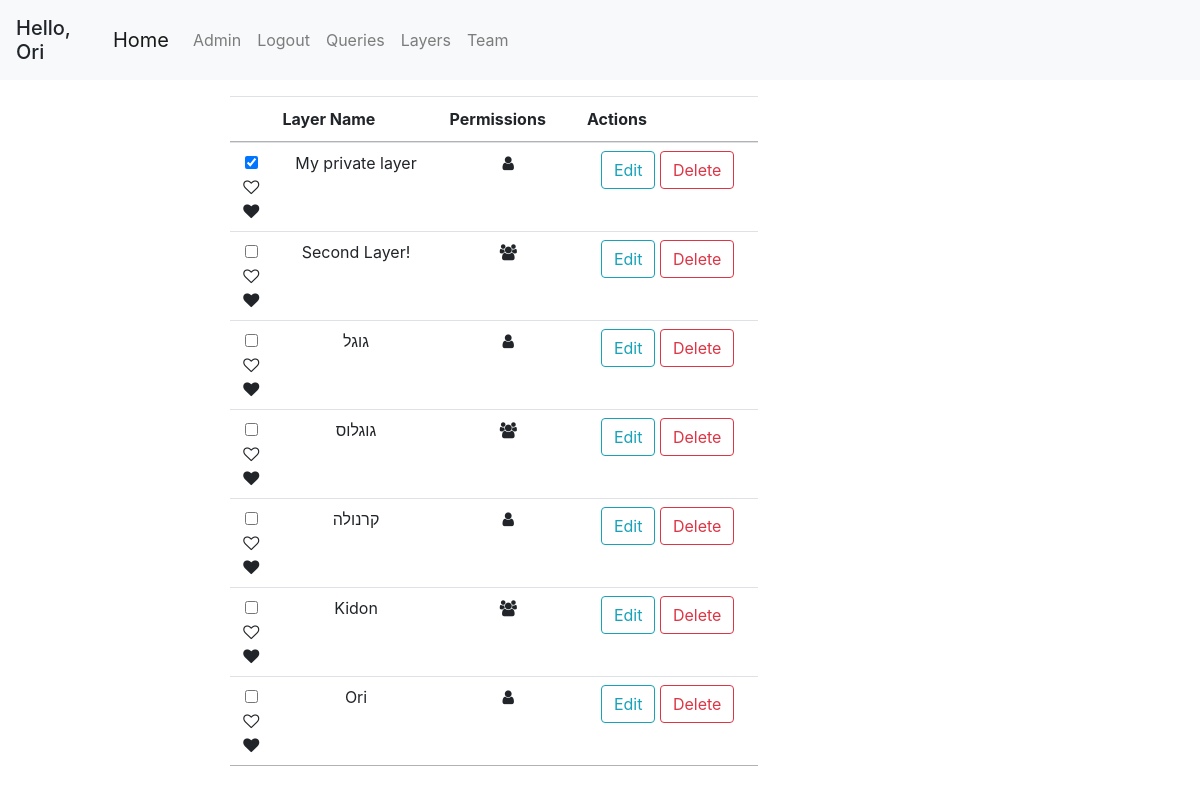
Page /layers (signed in) on the committed database.
### geoportal/models.py (models this page shows, shortened)
class User(db.Model, UserMixin):
    id = db.Column(db.Integer, primary_key=True)
    username = db.Column(db.String(20), unique=True, nullable=False)
    email = db.Column(db.String(120), unique=True, nullable=False)
    first_name = db.Column(db.String(20), nullable=False, default='')
    last_name = db.Column(db.String(20), nullable=False, default='')
    password = db.Column(db.String(60), nullable=False)
    team_id = db.Column(db.Integer, db.ForeignKey('team.id'))
    roles = db.relationship('Role', secondary='user_roles')
    layers = db.relationship('Layer', backref='user', lazy=True)
    queries = db.relationship('Query', backref='user', lazy=True)
    def has_role(self, role_name):
        for role in self.roles:
            if role.name == role_name:
                return True
        return False

class Layer(db.Model):
    id = db.Column(db.Integer, primary_key=True)
    name = db.Column(db.String(100), nullable=False)
    user_id = db.Column(db.Integer, db.ForeignKey('user.id'), nullable=False)
    default_color = db.Column(db.String(20), default='blue')
    only_user = db.Column(db.Boolean, default=True)
    only_team = db.Column(db.Boolean, default=False)
    public = db.Column(db.Boolean, default=False)
    points = db.relationship('Point', backref='layer', lazy=True)
    polygons = db.relationship('Polygon', backref='layer', lazy=True)

### geoportal/mapping/views.py (the view)
@mapping.route('/layers')
@login_required
def get_layers():
    layers = get_allowed_layers()
    return render_template('layers.html', layers=layers, marked_layers=get_favorite_layers())

### geoportal/mapping/utils.py (called while the page is built)
def marked_layers_first(layers):
    return sorted(layers, key=lambda layer: UserMarkedLayer.query.filter(and_(UserMarkedLayer.layer_id == layer.id, UserMarkedLayer.user_id == current_user.id)).first() is not None, reverse=True)

def get_allowed_layers():
    if current_user.is_authenticated:
        layers = Layer.query.all()
        authorized_layers = []
        for layer in layers:
            if (layer.only_team and User.query.get(layer.user_id).team_id == current_user.team_id) or layer.user_id == current_user.id:
                authorized_layers.append(layer)
        layers = authorized_layers
        layers = marked_layers_first(layers)
    else:
        layers = []
    return layers

def get_favorite_layers():
    if current_user.is_authenticated:
        marked_layers = db.session.query(UserMarkedLayer.layer_id).filter_by(user_id=current_user.id).all()
        return [layer[0] for layer in marked_layers]
    return []

### geoportal/models.py (called while the page is built)
@login_manager.user_loader
def load_user(user_id):
    return User.query.get(int(user_id))

### geoportal/templates/layers.html (shortened to what this page needs)
{% extends "base.html" %}
{% block content %}
<div class="col-md-10 mt-3">
    <table class="table table-hover table-condensed dataTable no-footer">
        <thead style="text-align: center">
            <tr>
                <th></th>
                <th>Layer Name</th>
                <th>Permissions</th>
                <th>Actions</th>
            </tr>
        </thead>
        <tbody style="text-align: center">
        {% for layer in layers %}
            <tr id="{{ layer.id }}">
                <td>
                    <div class="pretty p-icon p-toggle p-plain">
                        {% if layer.id in marked_layers %}
                        <input id="mark-{{ layer.id }}" data-name="y" type="checkbox" name="fav-layer-checkbox" class=""/>
                        {% else %}
                        <input id="mark-{{ layer.id }}" data-name="n" type="checkbox" name="fav-layer-checkbox" class=""/>
                        {% endif %}
                        <div class="state p-off">
                            <i class="icon fa fa-heart-o "></i>
                        </div>
                        <div class="state p-on p-info-o">
                            <i class="icon fa fa-heart"></i>
                        </div>
                    </div>
                </td>
                <td>{{ layer.name }}</td>
                <td>
                    {% if layer.only_user %}
                    <span data-name="only-user" class="fa fa-user"></span>
                    {% elif layer.only_team %}
                    <span data-name="share-team" class="fa fa-users"></span>
                    {% else %}
                    <span data-name="public" class="fa fa-globe"></span>
                    {% endif %}
                </td>
                <td>
                    <button class="btn btn-outline-info" onclick="editLayer({{ layer.id }})">Edit</button>
                    <button class="btn btn-outline-danger" onclick="deleteLayer({{ layer.id }})">Delete</button>
                </td>
            </tr>
        {% endfor %}
        </tbody>
    </table>
</div>
{% endblock content %}

### geoportal/templates/base.html (shortened to what this page needs)
<!DOCTYPE html>
<html lang="en">
<head>
    <link rel="stylesheet" href="/static/css/bootstrap.css"/>
    <link rel="stylesheet" href="/static/css/style.css"/>
    <link rel="stylesheet" href="https://unpkg.com/leaflet@1.6.0/dist/leaflet.css"
/>
    <link rel="stylesheet" href="https://cdnjs.cloudflare.com/ajax/libs/leaflet.draw/0.4.2/leaflet.draw.css"/>
    <link rel="stylesheet" href="//cdn.datatables.net/1.10.20/css/jquery.dataTables.min.css">
    <link rel="stylesheet" href="https://cdnjs.cloudflare.com/ajax/libs/font-awesome/4.7.0/css/font-awesome.min.css">
    <link rel="stylesheet" href="https://cdn.jsdelivr.net/npm/pretty-checkbox@3.0/dist/pretty-checkbox.min.css">
    <link rel="stylesheet" href="/static/css/leaflet.contextmenu.css">
</head>
<body>
    <header class="site-header">
        <nav class="navbar navbar-expand-lg navbar-fixed-top navbar-light bg-light">
            {% if current_user.is_authenticated %}
            <h5 class="mt-2">Hello, {{ current_user.first_name }}</h5>
            {% endif %}
            <div class="container">
                <a class="navbar-brand" href="{{ url_for('main.home') }}">Home</a>
                <div class="collapse navbar-collapse" id="navbarSupportedContent">
                    <ul class="navbar-nav mr-auto">
                        {% if current_user.is_authenticated %}
                            {% if current_user.has_role('Admin') %}
                                <li class="nav-item"><a class="nav-link" href="/admin">Admin</a></li>
                            {% endif %}
                            <li class="nav-item"><a class="nav-link" href="{{ url_for('users.logout') }}">Logout</a></li>
                            <li class="nav-item"><a class="nav-link" href="{{ url_for('queries.get_queries') }}">Queries</a></li>
                            <li class="nav-item"><a class="nav-link" href="{{ url_for('mapping.get_layers') }}">Layers</a></li>
                            {% if current_user.team_id %}
                                <li class="nav-item"><a class="nav-link" href="{{ url_for('users.team') }}">Team</a></li>
                            {% else %}
                                <li class="nav-item"><a class="nav-link" href="{{ url_for('users.new_team') }}">Create Team</a></li>
                            {% endif %}
                        {% else %}
                            <li class="nav-item"><a class="nav-link" href="{{ url_for('users.login') }}">Login</a></li>
                            <li class="nav-item"><a class="nav-link" href="{{ url_for('users.register') }}">Register</a></li>
                        {% endif %}
                    </ul>
                </div>
            </div>
        </nav>
    </header>
    <div class="container-fluid" id="content">
        <div class="row">
            <div class="col-md-3 col-lg-2 sidebar">
            </div>
            <div class="col-md-6 col-lg-7 main">
                {% block content %}{% endblock %}
            </div>
            <div class="col-md-3 col-lg-3 sidebar" id="right-sidebar">
            </div>
        </div>
    </div>
</body>
</html>

### rows in the picture
User: first_name "Ori"
Layer: name "My private layer", only_user True (drawn)
Layer: name "Second Layer!", only_user False (drawn)
Layer: name "גוגל", only_user True (drawn)
Layer: name "גוגלוס", only_user False (drawn)
Layer: name "קרנולה", only_user True (drawn)
Layer: name "Kidon", only_user False (drawn)
Layer: name "Ori", only_user True (drawn)
